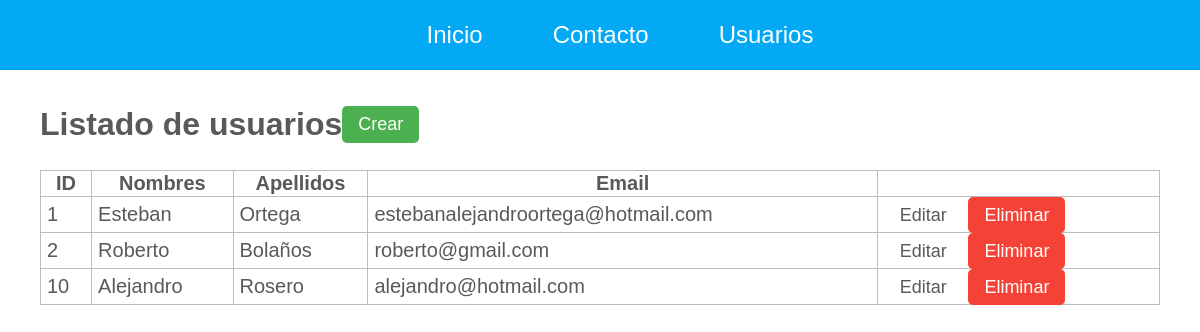
The page /usuarios on the database its author committed.
### tables this page shows
CREATE TABLE "usuarios" (
	"id"	INTEGER NOT NULL,
	"nombres"	TEXT NOT NULL,
	"apellidos"	TEXT NOT NULL,
	"email"	TEXT NOT NULL UNIQUE,
	"password"	TEXT NOT NULL,
	PRIMARY KEY("id" AUTOINCREMENT)
);

### app.py (the view)
@app.route('/usuarios')
def usuarios():
    usuarios = db.execute('select * from usuarios')
    usuarios = usuarios.fetchall()
    return render_template('listar2.html', usuarios=usuarios)

### templates/Listar2.html
{% extends 'layouts/base.html' %} {% block title %} Usuarios {% endblock title %}
{%block content %}
<div class="title-page">
  <h1>Listado de usuarios</h1>
  <a class="btn btn-success" href="{{ url_for('crear_usuarios') }}">Crear</a>
</div>
<table class="table">
  <thead>
    <tr>
      <th>ID</th>
      <th>Nombres</th>
      <th>Apellidos</th>
      <th>Email</th>
      <th></th>
    </tr>
  </thead>
  <tbody>
    {% for usuario in usuarios %}
    <tr>
      <td>{{ usuario[0] }}</td>
      <td>{{ usuario[1] }}</td>
      <td>{{ usuario[2] }}</td>
      <td>{{ usuario[3] }}</td>
      <td>
          <a class="btn" href="{{ url_for('editar_usuarios', id = usuario[0]) }}">Editar</a>
          <a class="btn btn-danger " href="{{ url_for('eliminar_usuarios', id = usuario[0]) }}">Eliminar</a>
      </td>
    </tr>
    {% endfor %}
  </tbody>
</table>
{% endblock content %}

### templates/layouts/base.html (shortened to what this page needs)
<!DOCTYPE html>
<html lang="es">
  <head>
    <link
      rel="stylesheet"
      href="{{ url_for('static', filename='css/main.css') }}"
    />
  </head>
  <body>
    <nav class="nav-bar">
      <ul>
        <li>
          <a href="{{ url_for('index') }}">Inicio</a>
        </li>
        <li>
          <a href="{{ url_for('contacto') }}">Contacto</a>
        </li>
        <li>
          <a href="{{ url_for('usuarios') }}">Usuarios</a>
        </li>
      </ul>
    </nav>
    <div class="container">{% block content %}{% endblock %}</div>
  </body>
</html>

### static/css/main.css (style rules this page uses)
html, body { padding: 0; margin: 0; color: #57595a; font-family: "Gill Sans", "Gill Sans MT", Calibri, "Trebuchet MS", sans-serif; }
.nav-bar { background-color: #03a9f4; display: flex; }
.nav-bar ul { display: flex; list-style-type: none; justify-content: center; width: 100%; }
.nav-bar ul li { padding: 5px 20px; }
.nav-bar ul li a { color: white; text-decoration: none; font-size: 24px; padding: 5px 15px; }
.container { padding: 10px 40px; }
.table { width: 100%; border-collapse: collapse; font-size: 20px; }
.table, .table th, .table td { border: 1px solid #bdbdbd; }
.table tr td { padding: 6px; }
.btn { padding: 8px 16px; font-size: 18px; border: none; outline: none; cursor: pointer; border-radius: 5px; text-decoration: none; font-weight: 500; color: #57595a; }
.btn-success { background-color: #4caf50; color: white; }
.btn-danger { background-color: #F44336; color: white; }
.title-page { display: flex; align-items: center; margin: 5px 0px }

### rows shown on the page
usuarios: id "1", nombres "Esteban", apellidos "Ortega", email "estebanalejandroortega@hotmail.com"
usuarios: id "2", nombres "Roberto", apellidos "Bolaños", email "roberto@gmail.com"
usuarios: id "10", nombres "Alejandro", apellidos "Rosero", email "alejandro@hotmail.com"
